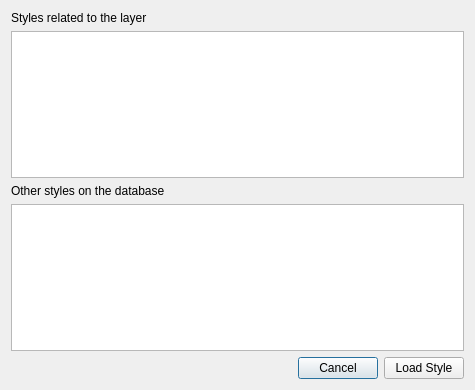
<?xml version="1.0" encoding="UTF-8"?>
<ui version="4.0">
 <class>QgsLoadStyleFromDBDialogLayout</class>
 <widget class="QDialog" name="QgsLoadStyleFromDBDialogLayout">
  <property name="geometry">
   <rect>
    <x>0</x>
    <y>0</y>
    <width>475</width>
    <height>390</height>
   </rect>
  </property>
  <property name="sizePolicy">
   <sizepolicy hsizetype="Preferred" vsizetype="Preferred">
    <horstretch>0</horstretch>
    <verstretch>0</verstretch>
   </sizepolicy>
  </property>
  <property name="windowTitle">
   <string>Load Style</string>
  </property>
  <property name="modal">
   <bool>true</bool>
  </property>
  <layout class="QGridLayout" name="gridLayout">
   <item row="0" column="0">
    <layout class="QVBoxLayout" name="verticalLayout">
     <item>
      <widget class="QLabel" name="label">
       <property name="text">
        <string>Styles related to the layer</string>
       </property>
      </widget>
     </item>
     <item>
      <widget class="QTableWidget" name="mRelatedTable">
       <property name="sortingEnabled">
        <bool>true</bool>
       </property>
      </widget>
     </item>
     <item>
      <widget class="QLabel" name="label_2">
       <property name="text">
        <string>Other styles on the database</string>
       </property>
      </widget>
     </item>
     <item>
      <widget class="QTableWidget" name="mOthersTable">
       <property name="sortingEnabled">
        <bool>true</bool>
       </property>
      </widget>
     </item>
     <item>
      <layout class="QHBoxLayout" name="horizontalLayout">
       <item>
        <spacer name="horizontalSpacer">
         <property name="orientation">
          <enum>Qt::Horizontal</enum>
         </property>
         <property name="sizeHint" stdset="0">
          <size>
           <width>40</width>
           <height>20</height>
          </size>
         </property>
        </spacer>
       </item>
       <item>
        <widget class="QPushButton" name="mCancelButton">
         <property name="sizePolicy">
          <sizepolicy hsizetype="Maximum" vsizetype="Fixed">
           <horstretch>0</horstretch>
           <verstretch>0</verstretch>
          </sizepolicy>
         </property>
         <property name="text">
          <string>Cancel</string>
         </property>
        </widget>
       </item>
       <item>
        <widget class="QPushButton" name="mLoadButton">
         <property name="sizePolicy">
          <sizepolicy hsizetype="Maximum" vsizetype="Fixed">
           <horstretch>0</horstretch>
           <verstretch>0</verstretch>
          </sizepolicy>
         </property>
         <property name="text">
          <string>Load Style</string>
         </property>
        </widget>
       </item>
      </layout>
     </item>
    </layout>
   </item>
  </layout>
 </widget>
 <layoutdefault spacing="6" margin="11"/>
 <resources/>
 <connections/>
</ui>
